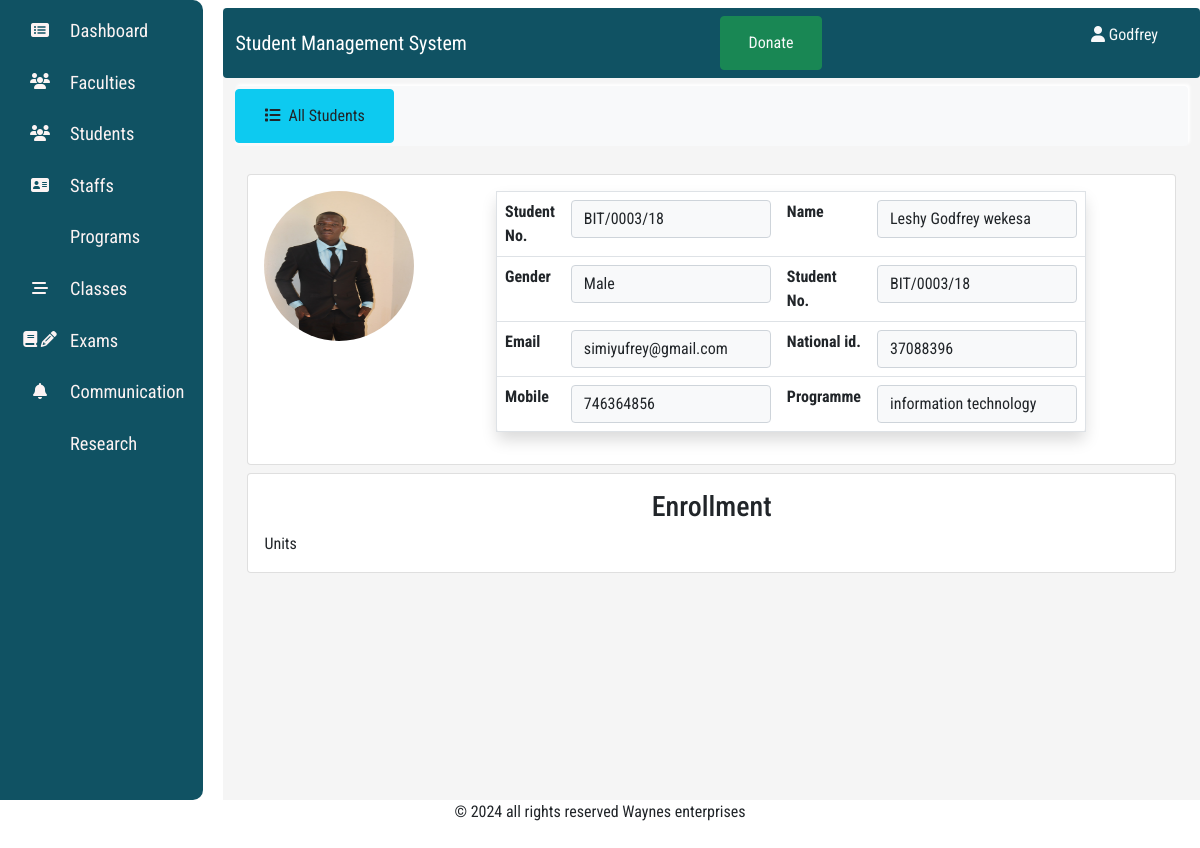
The app's page /student/2/view with its own data.
### Students/models.py (models this page shows, shortened)
class Student(models.Model):
    GENDER_CHOICES=[("Male","Male"),("Female","Female")]
    student_no=models.CharField(max_length=12,unique=True)
    student_id=models.AutoField(primary_key=True)
    surname=models.CharField(max_length=30)
    othernames=models.CharField(max_length=50)
    email=models.EmailField(max_length=30)
    date_enrolled=models.DateTimeField(auto_now_add=True)
    gender=models.CharField(max_length=7,choices=GENDER_CHOICES,null=True,blank=True)
    national_id=models.PositiveIntegerField()
    phone_number=models.PositiveIntegerField(unique=True,null=True)
    image=models.FileField(upload_to="uploads",max_length=100)
    year_of_study=models.ForeignKey(to="Year",on_delete=models.SET_NULL,null=True,blank=True)
    prog_code=models.ForeignKey("Program", on_delete=models.RESTRICT)

class Program(models.Model):
    prog_code=models.CharField(max_length=10,unique=True,primary_key=True)
    prog_name=models.CharField(max_length=50)
    faculty=models.ForeignKey(to="staffs.Faculty", on_delete=models.SET_NULL, max_length=30,null=True,blank=True)
    class Meta:
        ordering=['prog_name']

### Students/views.py (the view)
# urls.py: path("student/<int:id>/view",views.Single_student,name='view_student'),
def Single_student(request,id):
    if id is not None:
        student=Student.objects.get(pk=id)
        ac=Academic_year.objects.filter(Q(status__contains='Active'))[0]
        if ac is not None:
            courses=Course.objects.filter(prog_code=student.prog_code)
            return render(request,"students/Student.html",{"student":student,'courses':courses})

### Students/templates/students/Student.html (shortened to what this page needs)
{% extends "students/base.html" %}
{% block body%}
{% load static %}
<div class="container-fluid mt-2">
    <div class="bg-light w-100 rounded mb-3 d-flex align-items-center" style="height: 60px; box-shadow:  2px -2px 3px white">
      <div class="btn btn-info"><a href="{% url 'view_students' %}" class="nav-link text-center text-dark"><i class="me-2 fa fa-list"></i>All Students</a>
        </div>
    </div>
    <div class="row p-2">
        <div class="col-9 col-lg-12 col-md-12">
          <div class="card m-1">
            <div class="card-body d-flex ">
                <div class="col col-3 me-2 mb-2">
                    <img src="{{student.image.url }}" class="" alt="" style="width:150px; height:150px; border-radius:50%">
                </div>
                <div class="col col-7">
                  <table class="table table-responsive striped  border rounded">
                    <tbody class="shadow rounded">
                      <tr class="align-items-center justify-content-center">
                        <th style="width:250px">Student No.</th>
                        <td> <input type="text" style="width:200px" disabled value="{{student.student_no}}" class="form-control bg-light"></td>
                        <th style="width:250px">Name</th>
                        <td> <input type="text" style="width:200px" disabled value="{{student.surname}} {{student.othernames}}" class="form-control bg-light"></td>
                      </tr>
                      <tr class="align-items-center justify-content-center">
                        <th>Gender</th>
                        <td> <input type="text" style="width:200px" disabled value="{{student.gender}}" class="form-control bg-light"></td>
                        <th style="width:250px">Student No.</th>
                        <td> <input type="text" style="width:200px" disabled value="{{student.student_no}}" class="form-control bg-light"></td>
                      </tr>   <tr class="align-items-center justify-content-center">
                        <th>Email</th>
                        <td> <input type="text" style="width:200px" disabled value="{{student.email}}" class="form-control bg-light"></td>
                        <th style="width:250px">National id.</th>
                        <td> <input type="text" style="width:200px" disabled value="{{student.national_id}}" class="form-control bg-light"></td>
                      </tr>
                      <tr class="align-items-center justify-content-center">
                        <th>Mobile</th>
                        <td> <input type="text" style="width:200px" disabled value="{{student.phone_number}}" class="form-control bg-light"></td>
                        <th style="width:250px">Programme</th>
                        <td> <input type="text" style="width:200px" disabled value="{{student.prog_code.prog_name}}" class="form-control bg-light"></td>
                      </tr>
                    </tbody>
                  </table>
                </div>
             </div>
              </div>
            </div>
            <div class="col-9 col-lg-12 col-md-12">
            <div class="card m-1">
          <div class="card-body">
            <h3 class="text-center">Enrollment</h3>
            Units
          </div>
            </div>
            </div>
    </div>
</div>
{% endblock %}

### Students/static/styles.css (style rules this page uses)
:root { --bg:rgb(16, 82, 99); --size:250px; }
body { font-family: 'Roboto Condensed', sans-serif; }

### records on screen
Student: image (picture), student_no "BIT/0003/18", surname "Leshy Godfrey wekesa", gender "Male", email "simiyufrey@gmail.com", national_id "37088396", phone_number "746364856", prog_code.prog_name "information technology"
